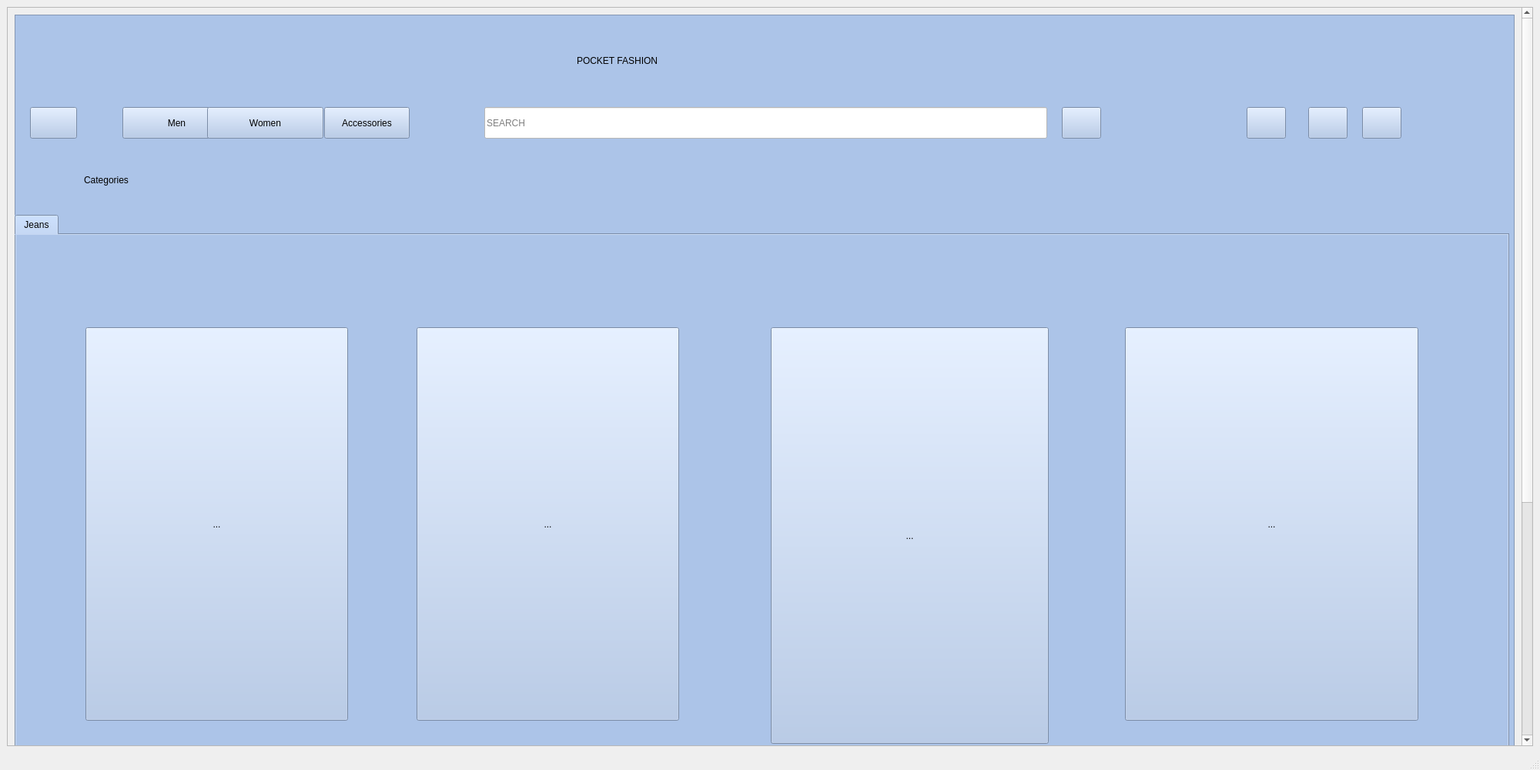
<?xml version="1.0" encoding="UTF-8"?>
<ui version="4.0">
 <class>MainWindow</class>
 <widget class="QMainWindow" name="MainWindow">
  <property name="geometry">
   <rect>
    <x>0</x>
    <y>0</y>
    <width>2000</width>
    <height>1000</height>
   </rect>
  </property>
  <property name="minimumSize">
   <size>
    <width>0</width>
    <height>0</height>
   </size>
  </property>
  <property name="windowTitle">
   <string>MainWindow</string>
  </property>
  <widget class="QWidget" name="centralwidget">
   <layout class="QHBoxLayout" name="horizontalLayout">
    <item>
     <widget class="QScrollArea" name="scrollArea">
      <property name="widgetResizable">
       <bool>true</bool>
      </property>
      <widget class="QWidget" name="scrollAreaWidgetContents">
       <property name="geometry">
        <rect>
         <x>0</x>
         <y>0</y>
         <width>1959</width>
         <height>1418</height>
        </rect>
       </property>
       <layout class="QHBoxLayout" name="horizontalLayout_2">
        <item>
         <widget class="QFrame" name="frame">
          <property name="minimumSize">
           <size>
            <width>0</width>
            <height>1400</height>
           </size>
          </property>
          <property name="styleSheet">
           <string notr="true">background-color: rgb(172, 196, 232);</string>
          </property>
          <property name="frameShape">
           <enum>QFrame::StyledPanel</enum>
          </property>
          <property name="frameShadow">
           <enum>QFrame::Raised</enum>
          </property>
          <widget class="QLabel" name="label">
           <property name="geometry">
            <rect>
             <x>730</x>
             <y>30</y>
             <width>441</width>
             <height>61</height>
            </rect>
           </property>
           <property name="styleSheet">
            <string notr="true">font: 75 32pt &quot;Times New Roman&quot;;</string>
           </property>
           <property name="text">
            <string>&lt;html&gt;&lt;head/&gt;&lt;body&gt;&lt;p&gt;POCKET FASHION&lt;/p&gt;&lt;/body&gt;&lt;/html&gt;</string>
           </property>
          </widget>
          <widget class="QLineEdit" name="lineEdit">
           <property name="geometry">
            <rect>
             <x>610</x>
             <y>120</y>
             <width>731</width>
             <height>41</height>
            </rect>
           </property>
           <property name="styleSheet">
            <string notr="true">background-color: rgb(255, 255, 255);</string>
           </property>
           <property name="placeholderText">
            <string>SEARCH</string>
           </property>
          </widget>
          <widget class="QLabel" name="label_2">
           <property name="geometry">
            <rect>
             <x>90</x>
             <y>180</y>
             <width>151</width>
             <height>71</height>
            </rect>
           </property>
           <property name="styleSheet">
            <string notr="true">font: 26pt &quot;Gabriola&quot;;</string>
           </property>
           <property name="text">
            <string>&lt;html&gt;&lt;head/&gt;&lt;body&gt;&lt;p&gt;Categories&lt;/p&gt;&lt;/body&gt;&lt;/html&gt;</string>
           </property>
          </widget>
          <widget class="QLabel" name="label_10">
           <property name="geometry">
            <rect>
             <x>10</x>
             <y>10</y>
             <width>111</width>
             <height>91</height>
            </rect>
           </property>
           <property name="text">
            <string/>
           </property>
           <property name="pixmap">
            <pixmap>../../../Downloads/pf.png</pixmap>
           </property>
          </widget>
          <widget class="QPushButton" name="pushButton_10">
           <property name="geometry">
            <rect>
             <x>1360</x>
             <y>120</y>
             <width>51</width>
             <height>41</height>
            </rect>
           </property>
           <property name="text">
            <string/>
           </property>
           <property name="icon">
            <iconset>
             <normaloff>../../../Downloads/feather (1)/search.svg</normaloff>../../../Downloads/feather (1)/search.svg</iconset>
           </property>
           <property name="iconSize">
            <size>
             <width>32</width>
             <height>32</height>
            </size>
           </property>
          </widget>
          <widget class="QPushButton" name="pushButton_5">
           <property name="geometry">
            <rect>
             <x>1600</x>
             <y>120</y>
             <width>51</width>
             <height>41</height>
            </rect>
           </property>
           <property name="text">
            <string/>
           </property>
           <property name="icon">
            <iconset>
             <normaloff>../../../Downloads/feather (1)/heart.svg</normaloff>../../../Downloads/feather (1)/heart.svg</iconset>
           </property>
           <property name="iconSize">
            <size>
             <width>32</width>
             <height>32</height>
            </size>
           </property>
          </widget>
          <widget class="QPushButton" name="pushButton_6">
           <property name="geometry">
            <rect>
             <x>1680</x>
             <y>120</y>
             <width>51</width>
             <height>41</height>
            </rect>
           </property>
           <property name="text">
            <string/>
           </property>
           <property name="icon">
            <iconset>
             <normaloff>../../../Downloads/feather (1)/shopping-cart.svg</normaloff>../../../Downloads/feather (1)/shopping-cart.svg</iconset>
           </property>
           <property name="iconSize">
            <size>
             <width>32</width>
             <height>32</height>
            </size>
           </property>
          </widget>
          <widget class="QPushButton" name="login">
           <property name="geometry">
            <rect>
             <x>1750</x>
             <y>120</y>
             <width>51</width>
             <height>41</height>
            </rect>
           </property>
           <property name="text">
            <string/>
           </property>
           <property name="icon">
            <iconset>
             <normaloff>../../../Downloads/feather (1)/log-in.svg</normaloff>../../../Downloads/feather (1)/log-in.svg</iconset>
           </property>
           <property name="iconSize">
            <size>
             <width>32</width>
             <height>32</height>
            </size>
           </property>
          </widget>
          <widget class="QPushButton" name="men">
           <property name="geometry">
            <rect>
             <x>140</x>
             <y>120</y>
             <width>141</width>
             <height>41</height>
            </rect>
           </property>
           <property name="styleSheet">
            <string notr="true">font: 16pt &quot;Gabriola&quot;;</string>
           </property>
           <property name="text">
            <string>Men</string>
           </property>
          </widget>
          <widget class="QPushButton" name="women">
           <property name="geometry">
            <rect>
             <x>250</x>
             <y>120</y>
             <width>151</width>
             <height>41</height>
            </rect>
           </property>
           <property name="styleSheet">
            <string notr="true">font: 16pt &quot;Gabriola&quot;;</string>
           </property>
           <property name="text">
            <string>Women</string>
           </property>
          </widget>
          <widget class="QPushButton" name="accessories">
           <property name="geometry">
            <rect>
             <x>402</x>
             <y>120</y>
             <width>111</width>
             <height>41</height>
            </rect>
           </property>
           <property name="styleSheet">
            <string notr="true">font: 16pt &quot;Gabriola&quot;;</string>
           </property>
           <property name="text">
            <string>Accessories</string>
           </property>
          </widget>
          <widget class="QPushButton" name="back">
           <property name="geometry">
            <rect>
             <x>20</x>
             <y>120</y>
             <width>61</width>
             <height>41</height>
            </rect>
           </property>
           <property name="text">
            <string/>
           </property>
           <property name="icon">
            <iconset>
             <normaloff>../../../Downloads/feather (1)/chevron-left.svg</normaloff>../../../Downloads/feather (1)/chevron-left.svg</iconset>
           </property>
           <property name="iconSize">
            <size>
             <width>32</width>
             <height>32</height>
            </size>
           </property>
          </widget>
          <widget class="QTabWidget" name="tabWidget">
           <property name="geometry">
            <rect>
             <x>0</x>
             <y>260</y>
             <width>1941</width>
             <height>1161</height>
            </rect>
           </property>
           <property name="styleSheet">
            <string notr="true">font: 16pt &quot;Segoe Print&quot;;</string>
           </property>
           <property name="currentIndex">
            <number>0</number>
           </property>
           <widget class="QWidget" name="tab">
            <attribute name="title">
             <string>Jeans</string>
            </attribute>
            <widget class="QToolButton" name="plain1">
             <property name="geometry">
              <rect>
               <x>90</x>
               <y>120</y>
               <width>341</width>
               <height>511</height>
              </rect>
             </property>
             <property name="text">
              <string>...</string>
             </property>
             <property name="icon">
              <iconset>
               <normaloff>../Outfits/WhatsApp Image 2022-03-17 at 2.36.03 PM.jpeg</normaloff>../Outfits/WhatsApp Image 2022-03-17 at 2.36.03 PM.jpeg</iconset>
             </property>
             <property name="iconSize">
              <size>
               <width>600</width>
               <height>600</height>
              </size>
             </property>
            </widget>
            <widget class="QToolButton" name="plain2">
             <property name="geometry">
              <rect>
               <x>520</x>
               <y>120</y>
               <width>341</width>
               <height>511</height>
              </rect>
             </property>
             <property name="text">
              <string>...</string>
             </property>
             <property name="icon">
              <iconset>
               <normaloff>../Outfits/WhatsApp Image 2022-03-17 at 2.36.05 PM (1).jpeg</normaloff>../Outfits/WhatsApp Image 2022-03-17 at 2.36.05 PM (1).jpeg</iconset>
             </property>
             <property name="iconSize">
              <size>
               <width>600</width>
               <height>600</height>
              </size>
             </property>
            </widget>
            <widget class="QToolButton" name="plain3">
             <property name="geometry">
              <rect>
               <x>980</x>
               <y>120</y>
               <width>361</width>
               <height>541</height>
              </rect>
             </property>
             <property name="text">
              <string>...</string>
             </property>
             <property name="icon">
              <iconset>
               <normaloff>../Outfits/WhatsApp Image 2022-03-17 at 2.39.56 PM.jpeg</normaloff>../Outfits/WhatsApp Image 2022-03-17 at 2.39.56 PM.jpeg</iconset>
             </property>
             <property name="iconSize">
              <size>
               <width>600</width>
               <height>600</height>
              </size>
             </property>
            </widget>
            <widget class="QToolButton" name="plain4">
             <property name="geometry">
              <rect>
               <x>1440</x>
               <y>120</y>
               <width>381</width>
               <height>511</height>
              </rect>
             </property>
             <property name="text">
              <string>...</string>
             </property>
             <property name="icon">
              <iconset>
               <normaloff>../Outfits/WhatsApp Image 2022-03-17 at 2.39.58 PM.jpeg</normaloff>../Outfits/WhatsApp Image 2022-03-17 at 2.39.58 PM.jpeg</iconset>
             </property>
             <property name="iconSize">
              <size>
               <width>600</width>
               <height>600</height>
              </size>
             </property>
            </widget>
           </widget>
          </widget>
         </widget>
        </item>
       </layout>
      </widget>
     </widget>
    </item>
   </layout>
  </widget>
  <widget class="QStatusBar" name="statusbar"/>
 </widget>
 <resources/>
 <connections/>
</ui>
